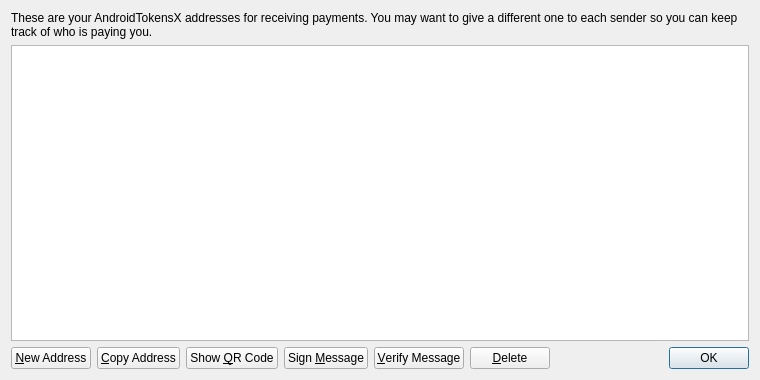
<?xml version="1.0" encoding="UTF-8"?>
<ui version="4.0">
 <class>AddressBookPage</class>
 <widget class="QWidget" name="AddressBookPage">
  <property name="geometry">
   <rect>
    <x>0</x>
    <y>0</y>
    <width>760</width>
    <height>380</height>
   </rect>
  </property>
  <property name="windowTitle">
   <string>Address Book</string>
  </property>
  <layout class="QVBoxLayout" name="verticalLayout">
   <item>
    <widget class="QLabel" name="labelExplanation">
     <property name="text">
      <string>These are your AndroidTokensX addresses for receiving payments. You may want to give a different one to each sender so you can keep track of who is paying you.</string>
     </property>
     <property name="textFormat">
      <enum>Qt::PlainText</enum>
     </property>
     <property name="wordWrap">
      <bool>true</bool>
     </property>
    </widget>
   </item>
   <item>
    <widget class="QTableView" name="tableView">
     <property name="contextMenuPolicy">
      <enum>Qt::CustomContextMenu</enum>
     </property>
     <property name="toolTip">
      <string>Double-click to edit address or label</string>
     </property>
     <property name="tabKeyNavigation">
      <bool>false</bool>
     </property>
     <property name="alternatingRowColors">
      <bool>true</bool>
     </property>
     <property name="selectionMode">
      <enum>QAbstractItemView::SingleSelection</enum>
     </property>
     <property name="selectionBehavior">
      <enum>QAbstractItemView::SelectRows</enum>
     </property>
     <property name="sortingEnabled">
      <bool>true</bool>
     </property>
     <attribute name="verticalHeaderVisible">
      <bool>false</bool>
     </attribute>
    </widget>
   </item>
   <item>
    <layout class="QHBoxLayout" name="horizontalLayout">
     <item>
      <widget class="QPushButton" name="newAddressButton">
       <property name="toolTip">
        <string>Create a new address</string>
       </property>
       <property name="text">
        <string>&amp;New Address</string>
       </property>
       <property name="icon">
        <iconset resource="../bitcoin.qrc">
         <normaloff>:/icons/add</normaloff>:/icons/add</iconset>
       </property>
      </widget>
     </item>
     <item>
      <widget class="QPushButton" name="copyToClipboard">
       <property name="toolTip">
        <string>Copy the currently selected address to the system clipboard</string>
       </property>
       <property name="text">
        <string>&amp;Copy Address</string>
       </property>
       <property name="icon">
        <iconset resource="../bitcoin.qrc">
         <normaloff>:/icons/editcopy</normaloff>:/icons/editcopy</iconset>
       </property>
      </widget>
     </item>
     <item>
      <widget class="QPushButton" name="showQRCode">
       <property name="text">
        <string>Show &amp;QR Code</string>
       </property>
       <property name="icon">
        <iconset resource="../bitcoin.qrc">
         <normaloff>:/icons/qrcode</normaloff>:/icons/qrcode</iconset>
       </property>
      </widget>
     </item>
     <item>
      <widget class="QPushButton" name="signMessage">
       <property name="toolTip">
        <string>Sign a message to prove you own a AndroidTokensX address</string>
       </property>
       <property name="text">
        <string>Sign &amp;Message</string>
       </property>
       <property name="icon">
        <iconset resource="../bitcoin.qrc">
         <normaloff>:/icons/edit</normaloff>:/icons/edit</iconset>
       </property>
      </widget>
     </item>
     <item>
      <widget class="QPushButton" name="verifyMessage">
       <property name="toolTip">
        <string>Verify a message to ensure it was signed with a specified AndroidTokensX address</string>
       </property>
       <property name="text">
        <string>&amp;Verify Message</string>
       </property>
       <property name="icon">
        <iconset resource="../bitcoin.qrc">
         <normaloff>:/icons/transaction_0</normaloff>:/icons/transaction_0</iconset>
       </property>
      </widget>
     </item>
     <item>
      <widget class="QPushButton" name="deleteButton">
       <property name="toolTip">
        <string>Delete the currently selected address from the list</string>
       </property>
       <property name="text">
        <string>&amp;Delete</string>
       </property>
       <property name="icon">
        <iconset resource="../bitcoin.qrc">
         <normaloff>:/icons/remove</normaloff>:/icons/remove</iconset>
       </property>
      </widget>
     </item>
     <item>
      <spacer name="horizontalSpacer">
       <property name="orientation">
        <enum>Qt::Horizontal</enum>
       </property>
       <property name="sizeHint" stdset="0">
        <size>
         <width>40</width>
         <height>20</height>
        </size>
       </property>
      </spacer>
     </item>
     <item>
      <widget class="QDialogButtonBox" name="buttonBox">
       <property name="sizePolicy">
        <sizepolicy hsizetype="Maximum" vsizetype="Fixed">
         <horstretch>0</horstretch>
         <verstretch>0</verstretch>
        </sizepolicy>
       </property>
       <property name="standardButtons">
        <set>QDialogButtonBox::Ok</set>
       </property>
      </widget>
     </item>
    </layout>
   </item>
  </layout>
 </widget>
 <resources>
  <include location="../bitcoin.qrc"/>
 </resources>
 <connections/>
</ui>
